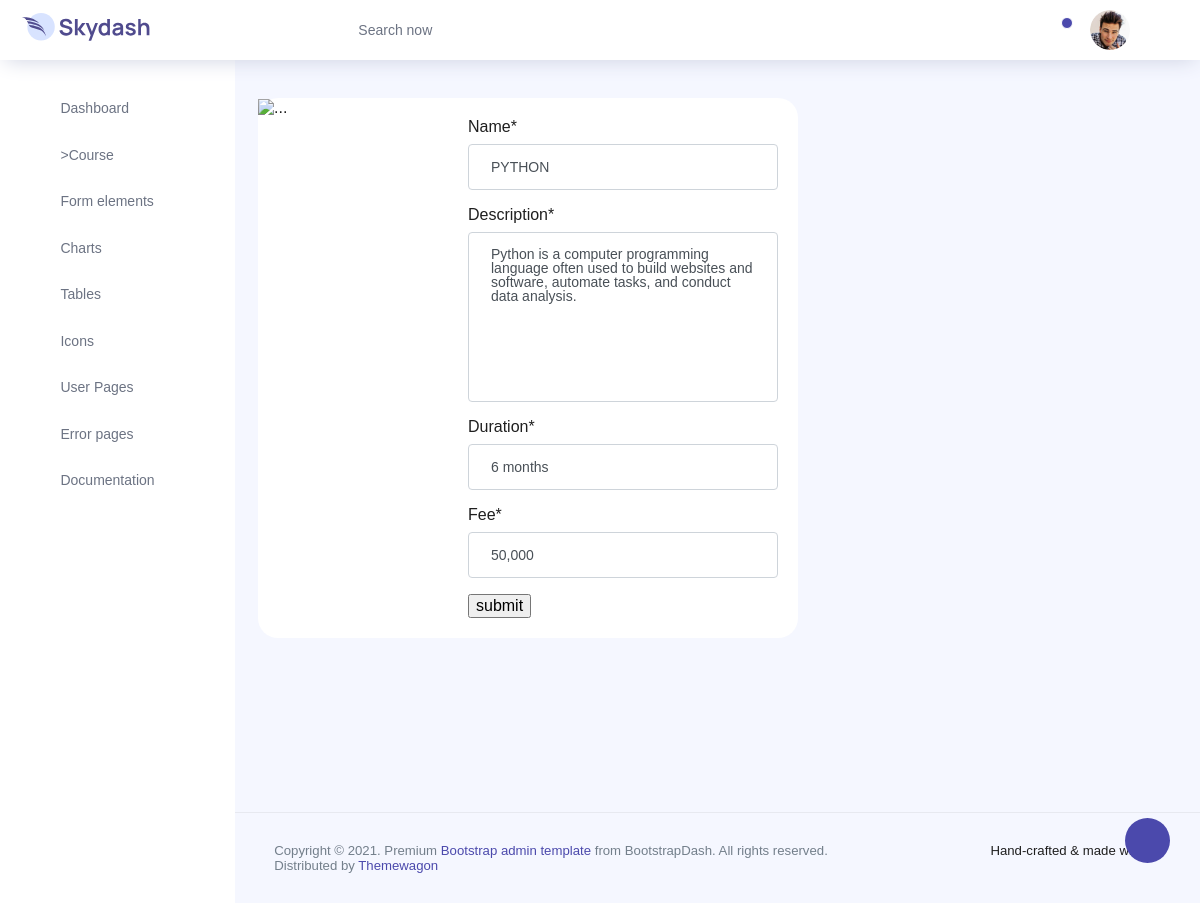
Page /course_update/1 on the committed database.
### homeapp/models.py (models this page shows, shortened)
class Course(models.Model):
    Name=models.CharField(max_length=25)
    Description=models.TextField()
    Duration=models.CharField(max_length=25, null=True)
    Fee=models.CharField(max_length=25,null=True)

### homeapp/views.py (the view)
# urls.py: path('course_update/<int:id>',views.course_update,name='course_update'),
def course_update(request,id):
    data =Course.objects.get(id=id)
    form = CourseForm(instance=data)
    if request.method == 'POST':
        form= CourseForm(request.POST or None,instance=data or None)
        if form.is_valid():
            form.save()
            return redirect('Course')
    return render(request,'add_course.html',{'form':form})

### homeapp/forms.py
class CourseForm(forms.ModelForm):
    class Meta:
        model= Course
        fields= '__all__'

### templates/add_course.html (shortened to what this page needs)
{% extends 'skydash.html' %}
{% load crispy_forms_tags %}
{% block content %}
   <div class="card mb-3" style="max-width: 540px;">
  <div class="row g-0">
    <div class="col-md-4">
      <img style="min-width:840px;" src="https://img.freepik.com/free-photo/book-laptop-pencil-clock-wooden-table-library-education-learning-concept_1150-16627.jpg?w=740&t=st=1682587429~exp=1682588029~hmac=c48f84316f7fccea439fba3358428655a2a22506198a2c7220768aa230ca0554" class="img-fluid rounded-start" alt="...">
    </div>
    <div class="col-md-8">
      <div class="card-body">
    <form method="POST" action ="">
        {{form|crispy}}
        <input type = "submit" value="submit">
    </form>
      </div>
    </div>
  </div>
</div>
{% endblock %}

### rows in the picture
Course: Name "PYTHON", Description "Python is a computer programming language often used to build websites and software, automate tasks, and conduct data analysis.", Duration "6 months", Fee "50,000"
